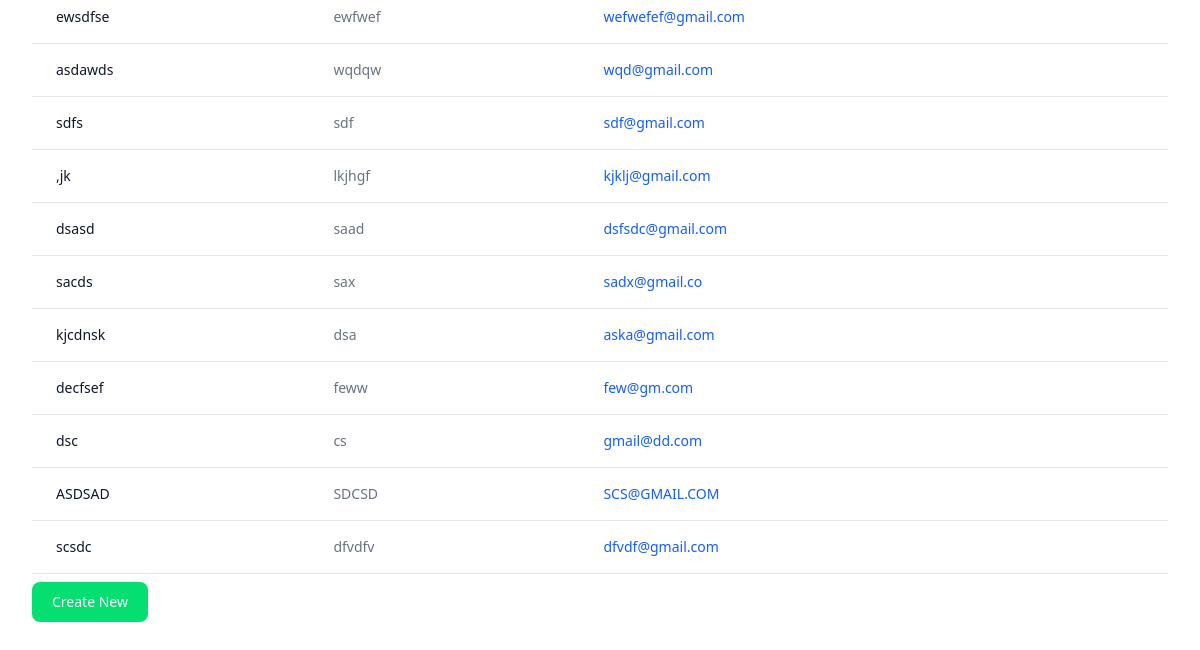
/employees/ (lower part), run on an earlier commit of the app's database.
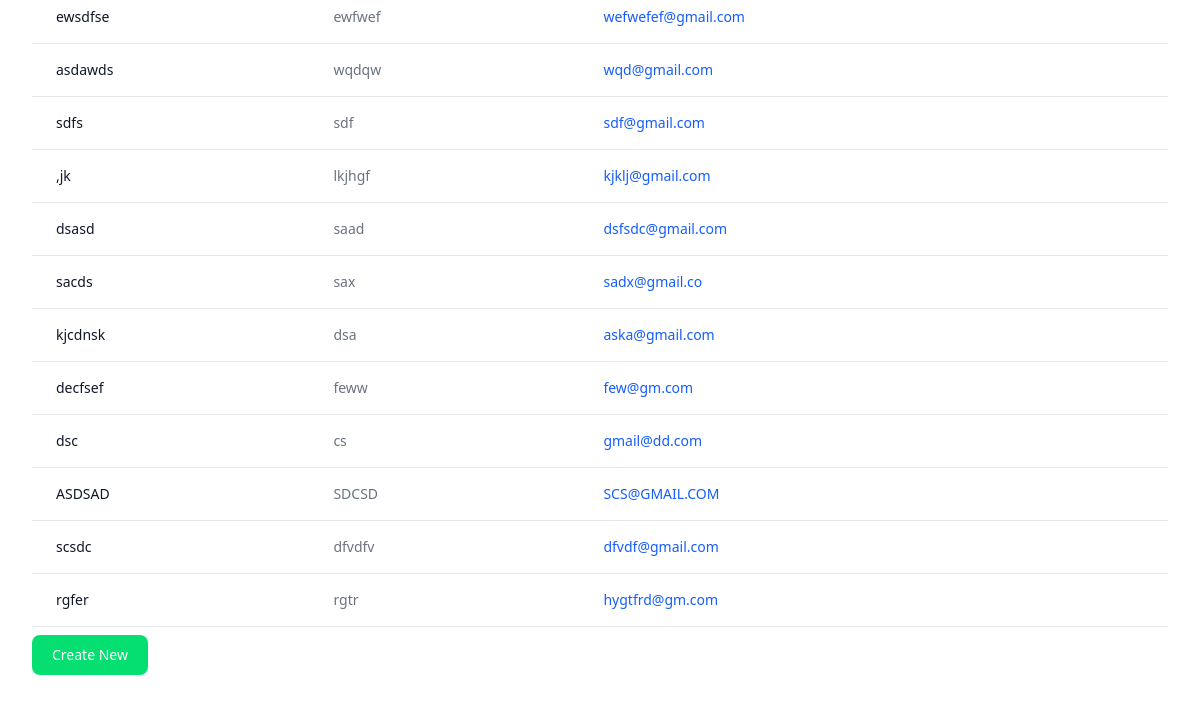
And on a later commit of the database.
### employee/models.py (models this page shows, shortened)
class Employee(models.Model):
    first_name = models.CharField(max_length=100)
    last_name = models.CharField(max_length=100)
    email = models.EmailField(unique=True)

### employee/views.py (the view)
# urls.py: path('', views.employee_list , name="list"),
def employee_list(request):
    employees = Employee.objects.all()
    return render(request, 'employees/employee_list.html', {'employees': employees})

### employee/templates/employees/employee_list.html (shortened to what this page needs)
{% extends 'layout.html' %} {% block title %} Employees {% endblock %}
{% block content %}
<section class="p-8">
  <div class="relative overflow-x-auto">
    <table class="w-full text-sm text-left rtl:text-right text-gray-500">
      <tbody>
        {% for employee in employees %}
        <tr class="bg-white border-b border-gray-200">
          <th
            scope="row"
            class="px-6 py-4 font-medium text-gray-900 whitespace-nowrap"
          >
            {{ employee.first_name }}
          </th>
          <td class="px-6 py-4">{{ employee.last_name }}</td>
          <td class="px-6 py-4">
            <a
              href="{% url 'employee_dir:page' slug=employee.email %}"
              class="text-blue-600 hover:underline"
            >
              {{ employee.email }}</a
            >
          </td>
        </tr>
        {% endfor %}
      </tbody>
    </table>
  </div>
  <a href="{% url 'employee_dir:create' %}">
    <button
      type="button"
      class="text-white bg-green-400 font-medium rounded-lg text-sm px-5 py-2.5 text-center me-2 my-2"
    >
      Create New
    </button>
  </a>
</section>
{% endblock %}

What changed in the data, as far as the page shows it:
added Employee: first_name "rgfer", last_name "rgtr", email "hygtfrd@gm.com"
